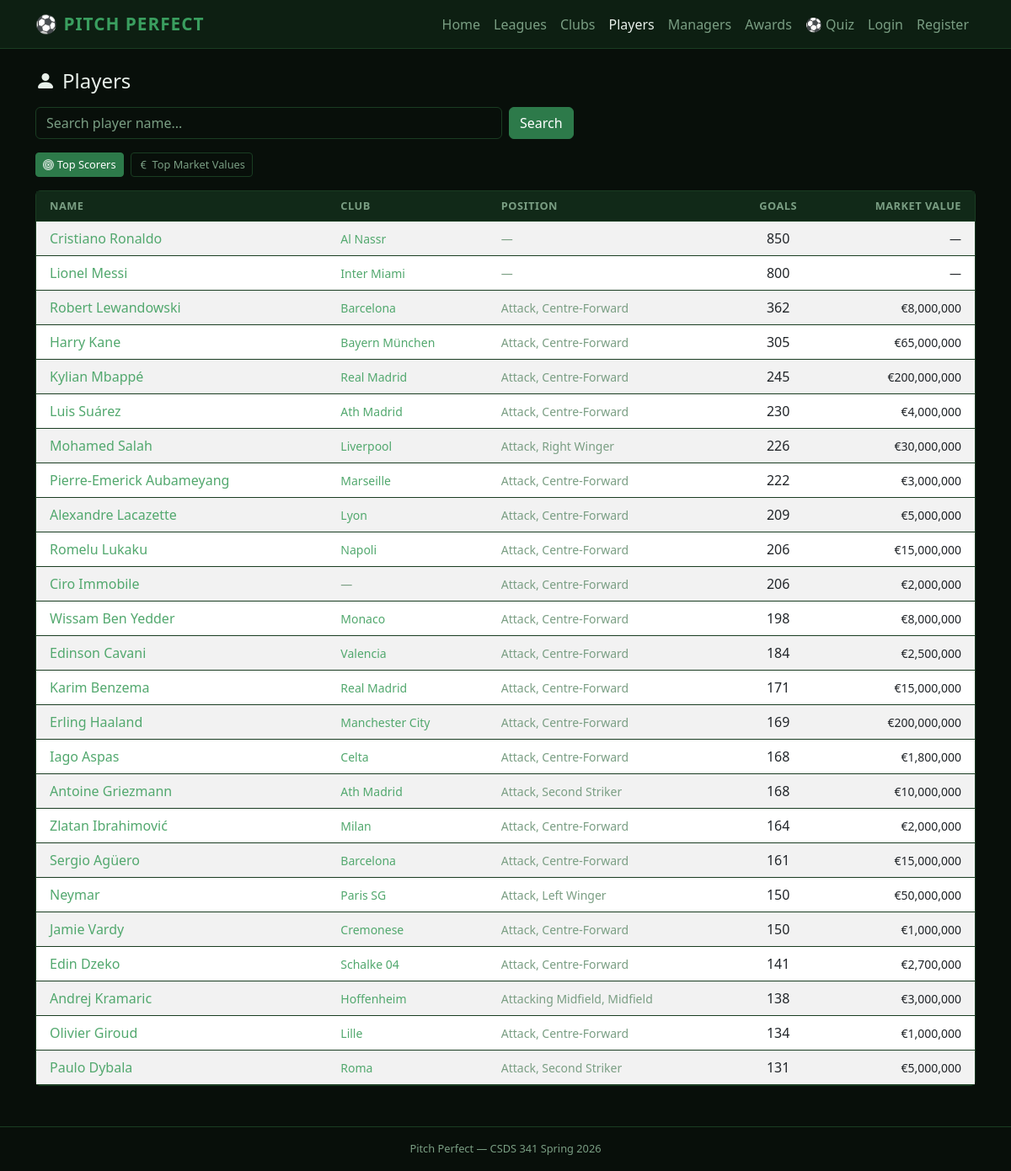
The page /players on the database its author committed.
### tables this page shows
CREATE TABLE Player_Plays_For (
    Player_ID INTEGER PRIMARY KEY,
    Name      TEXT NOT NULL,
    DOB       TEXT,
    Market_Value    REAL,
    Goals     INTEGER,
    Club_Name TEXT,
    FOREIGN KEY (Club_Name) REFERENCES Club_Teams_Belongs_To(Name)
);

### app.py (the view, shortened to what this page needs)
@app.route('/players')
def players():
    query   = request.args.get('q', '').strip()
    sort    = request.args.get('sort', 'goals')
    conn    = db()
    if query:
        rows = conn.execute("""
            SELECT p.Player_ID, p.Name, p.DOB, p.Goals, p.Club_Name,
                   p.Market_Value, GROUP_CONCAT(pp.position, ', ') as Positions
            FROM Player_Plays_For p
            LEFT JOIN Player_Position pp ON p.Player_ID = pp.Player_ID
            WHERE p.Name LIKE ?
            GROUP BY p.Player_ID
            LIMIT 50
        """, (f'%{query}%',)).fetchall()
    else:
        rows = conn.execute("""
            SELECT p.Player_ID, p.Name, p.DOB, p.Goals, p.Club_Name,
                   p.Market_Value, GROUP_CONCAT(pp.position, ', ') as Positions
            FROM Player_Plays_For p
            LEFT JOIN Player_Position pp ON p.Player_ID = pp.Player_ID
            WHERE p.Goals IS NOT NULL
            GROUP BY p.Player_ID
            ORDER BY p.Goals DESC LIMIT 25
        """).fetchall()
    conn.close()
    return render_template('players.html', players=rows, query=query, sort=sort)

### app.py (called while the page is built)
def db():
    conn = sqlite3.connect(DB)
    conn.row_factory = sqlite3.Row
    return conn

### templates/players.html (shortened to what this page needs)
{% extends "base.html" %}
{% block content %}
<h4 class="mb-3"><i class="bi bi-person-fill me-2"></i>Players</h4>
<form method="get" class="row g-2 mb-3">
  <div class="col-md-6">
    <input type="text" name="q" class="form-control" placeholder="Search player name..." value="{{ query }}">
  </div>
  <div class="col-auto">
    <button type="submit" class="btn btn-primary">Search</button>
  </div>
</form>
<div class="mb-3">
  <a href="/players?sort=goals" class="btn btn-sm {% if sort=='goals' and not query %}btn-primary{% else %}btn-outline-secondary{% endif %} me-1">
    <i class="bi bi-bullseye me-1"></i>Top Scorers
  </a>
  <a href="/players?sort=market_value" class="btn btn-sm {% if sort=='market_value' and not query %}btn-primary{% else %}btn-outline-secondary{% endif %}">
    <i class="bi bi-currency-euro me-1"></i>Top Market Values
  </a>
</div>
<div class="card">
  <div class="table-responsive">
    <table class="table table-hover table-striped mb-0">
      <thead>
        <tr>
          <th class="ps-3">Name</th>
          <th>Club</th>
          <th>Position</th>
          <th class="text-center">Goals</th>
          <th class="text-end pe-3">Market Value</th>
        </tr>
      </thead>
      <tbody>
        {% for row in players %}
        <tr>
          <td class="ps-3"><a href="/players/{{ row[0] }}">{{ row[1] }}</a></td>
          <td class="text-muted small">{% if row[4] %}<a href="/clubs/{{ row[4] }}">{{ row[4] }}</a>{% else %}—{% endif %}</td>
          <td class="text-muted small">{{ row[6] or '—' }}</td>
          <td class="text-center">{{ row[3] if row[3] else '—' }}</td>
          <td class="text-end pe-3 small">
            {% if row[5] %}€{{ '{:,.0f}'.format(row[5]) }}{% else %}—{% endif %}
          </td>
        </tr>
        {% endfor %}
      </tbody>
    </table>
  </div>
</div>
{% endblock %}

### templates/base.html (style rules this page uses)
:root { --bg: #080f0a; --surface: #0d1f12; --surface2: #112918; --border: #1a3d22; --accent: #3a9e5f; --accent2: #2d7a4a; --text: #e8f0ea; --text-muted: #7a9e83; --link: #52a86e; --link-hover: #7ac48a; }
body { background: var(--bg); color: var(--text); }
.card { background: var(--surface); border: 1px solid var(--border); }
.table { color: var(--text); }
.table thead th { background: var(--surface2); border-color: var(--border); color: var(--text-muted); font-size: .8rem; text-transform: uppercase; letter-spacing: .5px; }
.table td, .table th { border-color: var(--border); vertical-align: middle; }
.table-striped tbody tr:nth-of-type(odd) { background: rgba(34,197,94,.04); }
.form-control, .form-select { background: var(--bg); border: 1px solid var(--border); color: var(--text); }
.form-control::placeholder { color: var(--text-muted); opacity: 1; }
.btn-primary { background: var(--accent2); border-color: var(--accent2); color: #fff; }
.btn-outline-secondary { border-color: var(--border); color: var(--text-muted); }
.btn-sm { font-size: .8rem; }
a { color: var(--link); text-decoration: none; }
.text-muted { color: var(--text-muted) !important; }

### rows shown on the page
Player_Plays_For: Name "Robert Lewandowski", Club_Name "Barcelona", row "Attack, Centre-Forward", Goals "362", Market_Value "8,000,000"
Player_Plays_For: Name "Harry Kane", Club_Name "Bayern München", row "Attack, Centre-Forward", Goals "305", Market_Value "65,000,000"
Player_Plays_For: Name "Kylian Mbappé", Club_Name "Real Madrid", row "Attack, Centre-Forward", Goals "245", Market_Value "200,000,000"
Player_Plays_For: Name "Luis Suárez", Club_Name "Ath Madrid", row "Attack, Centre-Forward", Goals "230", Market_Value "4,000,000"
Player_Plays_For: Name "Mohamed Salah", Club_Name "Liverpool", row "Attack, Right Winger", Goals "226", Market_Value "30,000,000"
Player_Plays_For: Name "Pierre-Emerick Aubameyang", Club_Name "Marseille", row "Attack, Centre-Forward", Goals "222", Market_Value "3,000,000"
Player_Plays_For: Name "Alexandre Lacazette", Club_Name "Lyon", row "Attack, Centre-Forward", Goals "209", Market_Value "5,000,000"
Player_Plays_For: Name "Romelu Lukaku", Club_Name "Napoli", row "Attack, Centre-Forward", Goals "206", Market_Value "15,000,000"
Player_Plays_For: Name "Ciro Immobile", row "Attack, Centre-Forward", Goals "206", Market_Value "2,000,000"
Player_Plays_For: Name "Wissam Ben Yedder", Club_Name "Monaco", row "Attack, Centre-Forward", Goals "198", Market_Value "8,000,000"
Player_Plays_For: Name "Edinson Cavani", Club_Name "Valencia", row "Attack, Centre-Forward", Goals "184", Market_Value "2,500,000"
Player_Plays_For: Name "Karim Benzema", Club_Name "Real Madrid", row "Attack, Centre-Forward", Goals "171", Market_Value "15,000,000"
Player_Plays_For: Name "Erling Haaland", Club_Name "Manchester City", row "Attack, Centre-Forward", Goals "169", Market_Value "200,000,000"
Player_Plays_For: Name "Iago Aspas", Club_Name "Celta", row "Attack, Centre-Forward", Goals "168", Market_Value "1,800,000"
Player_Plays_For: Name "Antoine Griezmann", Club_Name "Ath Madrid", row "Attack, Second Striker", Goals "168", Market_Value "10,000,000"
Player_Plays_For: Name "Zlatan Ibrahimović", Club_Name "Milan", row "Attack, Centre-Forward", Goals "164", Market_Value "2,000,000"
Player_Plays_For: Name "Sergio Agüero", Club_Name "Barcelona", row "Attack, Centre-Forward", Goals "161", Market_Value "15,000,000"
Player_Plays_For: Name "Neymar", Club_Name "Paris SG", row "Attack, Left Winger", Goals "150", Market_Value "50,000,000"
Player_Plays_For: Name "Jamie Vardy", Club_Name "Cremonese", row "Attack, Centre-Forward", Goals "150", Market_Value "1,000,000"
Player_Plays_For: Name "Edin Dzeko", Club_Name "Schalke 04", row "Attack, Centre-Forward", Goals "141", Market_Value "2,700,000"
Player_Plays_For: Name "Andrej Kramaric", Club_Name "Hoffenheim", row "Attacking Midfield, Midfield", Goals "138", Market_Value "3,000,000"
Player_Plays_For: Name "Olivier Giroud", Club_Name "Lille", row "Attack, Centre-Forward", Goals "134", Market_Value "1,000,000"
Player_Plays_For: Name "Paulo Dybala", Club_Name "Roma", row "Attack, Second Striker", Goals "131", Market_Value "5,000,000"

### other values the page prints
{{ row[1] }} "Cristiano Ronaldo" "Lionel Messi"
{{ row[4] }} "Al Nassr" "Inter Miami"
{{ row[6] or '—' }} "—" "—"
{{ row[3] if row[3] else '—' }} "850" "800"
